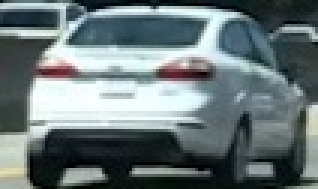
#> input picture Object Detection/cutout1.jpg, 106 x 63 px (shown 3 times larger); its folder holds 4 pictures in this run
$ jupyter execute norm_shuffle.ipynb
#> lines starting #> are read from the running program, lines starting #| are printed output that depends on the picture
[cell 1]
import numpy as np
import cv2
import matplotlib.pyplot as plt
import matplotlib.image as mpimg
from sklearn.preprocessing import StandardScaler
import glob

# Define a function to compute binned color features
def bin_spatial(img, size=(32, 32)):
    # Use cv2.resize().ravel() to create the feature vector
    features = cv2.resize(img, size).ravel()
    # Return the feature vector
    return features

# Define a function to compute color histogram features
def color_hist(img, nbins=32, bins_range=(0, 256)):
    # Compute the histogram of the color channels separately
    channel1_hist = np.histogram(img[:,:,0], bins=nbins, range=bins_range)
    channel2_hist = np.histogram(img[:,:,1], bins=nbins, range=bins_range)
    channel3_hist = np.histogram(img[:,:,2], bins=nbins, range=bins_range)
    # Concatenate the histograms into a single feature vector
    hist_features = np.concatenate((channel1_hist[0], channel2_hist[0], channel3_hist[0]))
    # Return the individual histograms, bin_centers and feature vector
    return hist_features

###### TODO ###########
# Define a function to extract features from a list of images
# Have this function call bin_spatial() and color_hist()
def extract_features(imgs, cspace='RGB', spatial_size=(32, 32),
                        hist_bins=32, hist_range=(0, 256)):
    # Create a list to append feature vectors to
    features = []
    # Iterate through the list of images
        # Read in each one by one
        # apply color conversion if other than 'RGB'
        # Apply bin_spatial() to get spatial color features
        # Apply color_hist() to get color histogram features
        # Append the new feature vector to the features list
    # Return list of feature vectors
    for img in imgs:
        img = mpimg.imread(img)
        if cspace != 'RGB':
            if cspace == 'HSV':
                feature_image = cv2.cvtColor(img, cv2.COLOR_RGB2HSV)
            elif cspace == 'LUV':
                feature_image = cv2.cvtColor(img, cv2.COLOR_RGB2LUV)
            elif cspace == 'HLS':
                feature_image = cv2.cvtColor(img, cv2.COLOR_RGB2HLS)
            elif cspace == 'YUV':
                feature_image = cv2.cvtColor(img, cv2.COLOR_RGB2YUV)
            elif cspace == 'YCrCb':
                feature_image = cv2.cvtColor(img, cv2.COLOR_RGB2YCrCb)
        else: feature_image = np.copy(img)
        spatial_features = bin_spatial(feature_image, size=spatial_size)
        hist_features = color_hist(feature_image, nbins=hist_bins, bins_range=hist_range)
        features.append(np.concatenate((spatial_features, hist_features)))

    return features

images = glob.glob('*.jpg')
cars = []
notcars = []
for image in images:
    if 'image' in image or 'extra' in image:
        notcars.append(image)
    else:
        cars.append(image)

car_features = extract_features(cars, cspace='RGB', spatial_size=(32, 32),
                        hist_bins=32, hist_range=(0, 256))
#> in extract_features, img is the input picture: shape (63, 106, 3); mean R, G, B 105.4, 118.5, 120.3
#> in bin_spatial, `features = cv2.resize(img, size).ravel()`: features = 3072 values, max 255 at index 788, min 1 at index 36, mean 114.7
#> in extract_features, `spatial_features = bin_spatial(feature_image, size=spatial_size)`: spatial_features has the same summary as features in bin_spatial
#> in color_hist, `hist_features = np.concatenate((channel1_hist[0], channel2_hist[0], ch..`: hist_features = 96 values, max 634 at index 95, min 49 at index 31, mean 208.7
#> car_features = 3 items
notcar_features = extract_features(notcars, cspace='RGB', spatial_size=(32, 32),
                        hist_bins=32, hist_range=(0, 256))
#> call 2 of extract_features, with cspace = 'RGB', spatial_size = (32, 32), hist_bins = 32, hist_range = (0, 256)
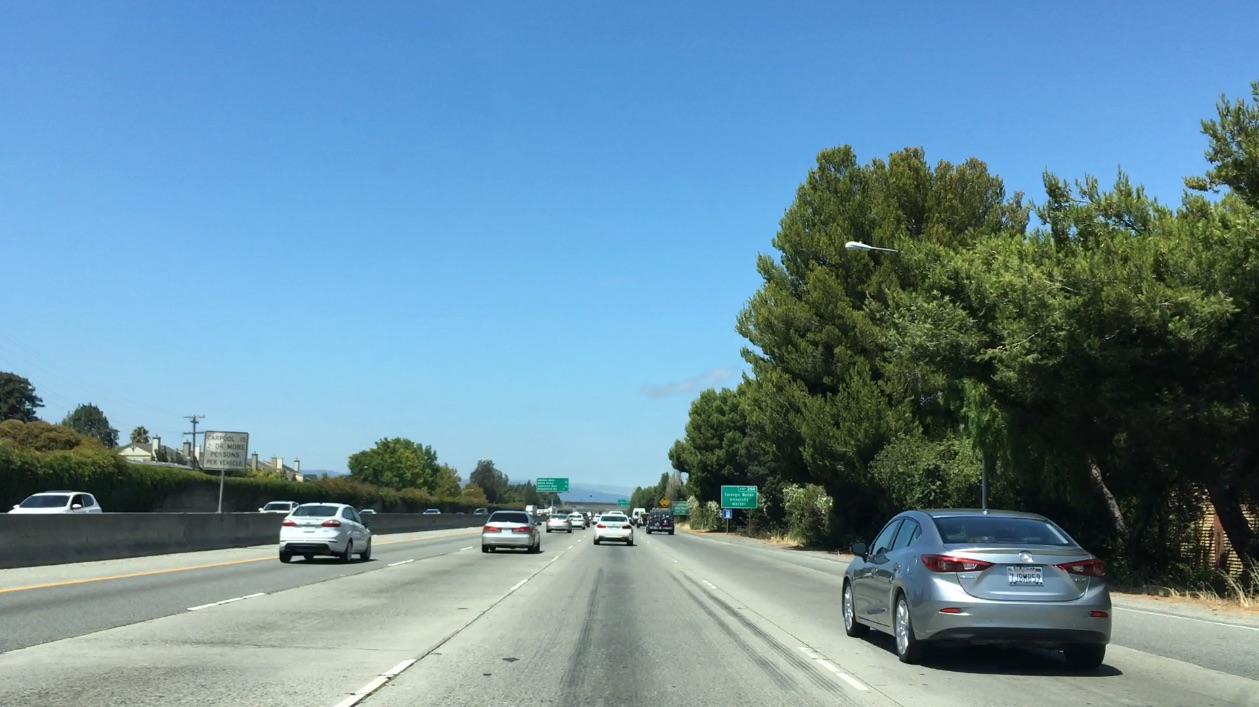
#> input picture Object Detection/bbox-example-image.jpg, 1259 x 707 px
#> in extract_features, img is the input picture: shape (707, 1259, 3); mean R, G, B 104.8, 141, 158.4
#> in extract_features (call 2), `spatial_features = bin_spatial(feature_image, size=spatial_size)`: spatial_features = 3072 values, max 250 at index 2231, min 4 at index 2289, mean 133.6
#> in extract_features (call 2), `hist_features = color_hist(feature_image, nbins=hist_bins, bins_range=..`: hist_features = 96 values, max 105462 at index 93, min 106 at index 32, mean 27816
#> notcar_features = 1 item

if len(car_features) > 0:
    # Create an array stack of feature vectors
    X = np.vstack((car_features, notcar_features)).astype(np.float64)
    # Fit a per-column scaler
    X_scaler = StandardScaler().fit(X)
    # Apply the scaler to X
    scaled_X = X_scaler.transform(X)
    car_ind = np.random.randint(0, len(cars))
#> car_ind = 0
    # Plot an example of raw and scaled features
    fig = plt.figure(figsize=(12,4))
    plt.subplot(131)
    plt.imshow(mpimg.imread(cars[car_ind]))
    plt.title('Original Image')
    plt.subplot(132)
    plt.plot(X[car_ind])
    plt.title('Raw Features')
    plt.subplot(133)
    plt.plot(scaled_X[car_ind])
    plt.title('Normalized Features')
    fig.tight_layout()
else:
    print('Your function only returns empty feature vectors...')
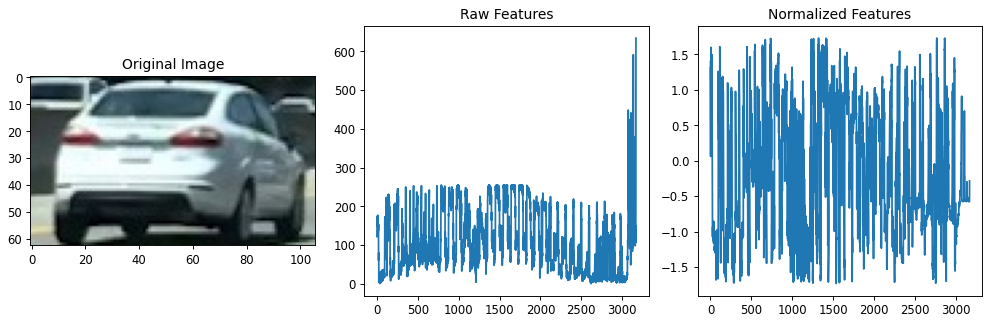
#> figure drawn by matplotlib, 3 panels; panel 2: curve peaks at x = 3167, y = 634; panel 3: curve peaks at x = 2766, y = 1.73
